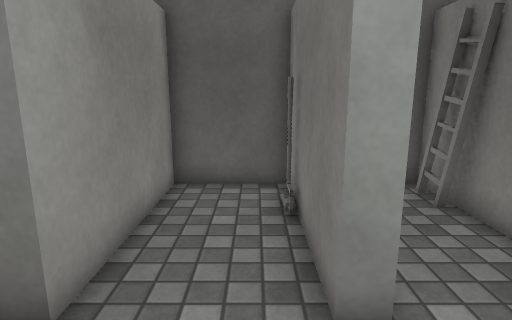
[1] (above)

16 first-person views from a walk through a 3-D level made in the Unity game engine. The camera is 1.4 m above the floor, tilts 12° down and sees 75° across. The floor is counted in squares, 0.5 m on a side. Each view is taken from the middle of a square. On the plan, view 1 faces up. The plan holds only what a view shows up to about 20 squares ahead; the rest is blank. The place goes on beyond the plan. The player character is not drawn. Surface patterns are stand-ins for the level's own textures.

[2]
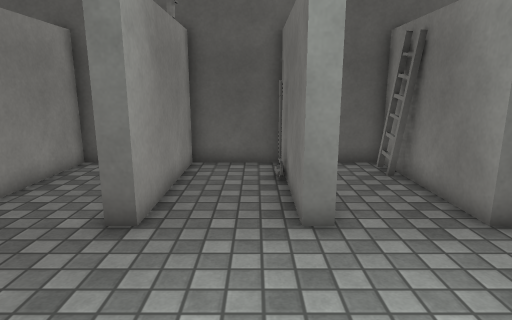

[3]
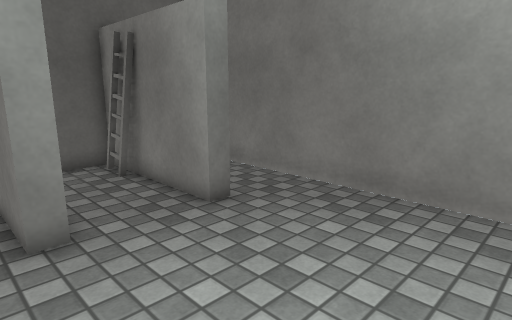

[4]
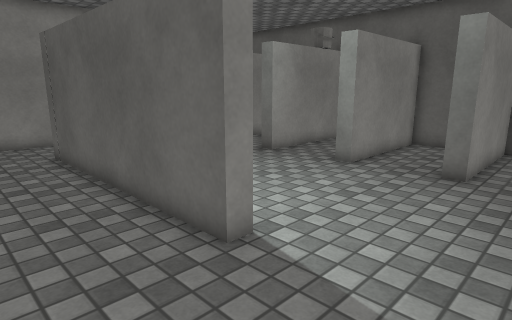

[5]
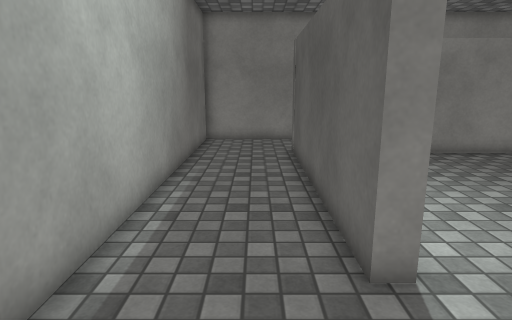

[6]
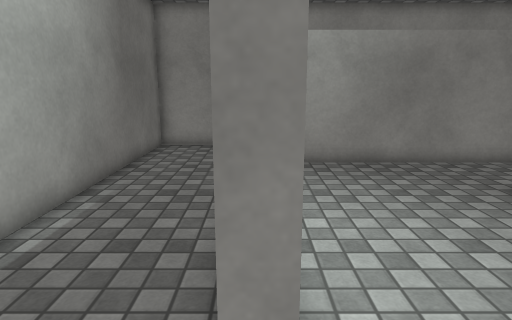

[7]
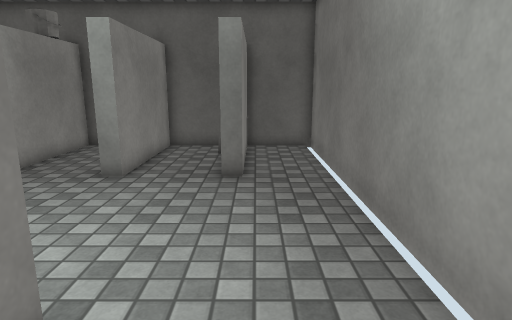

[8]
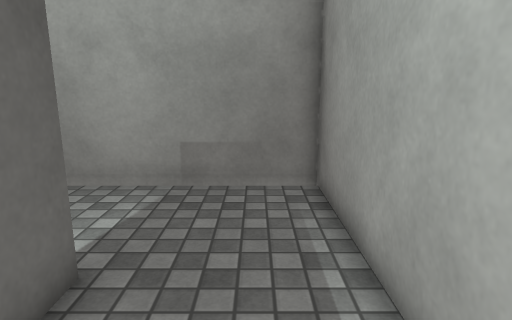

[9]
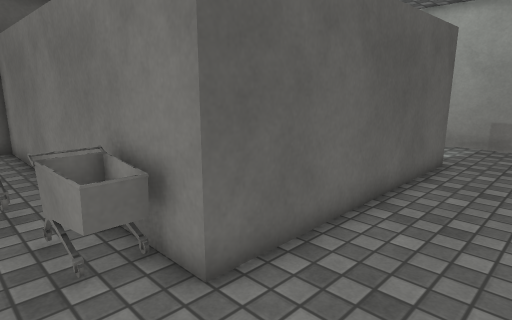

[10]
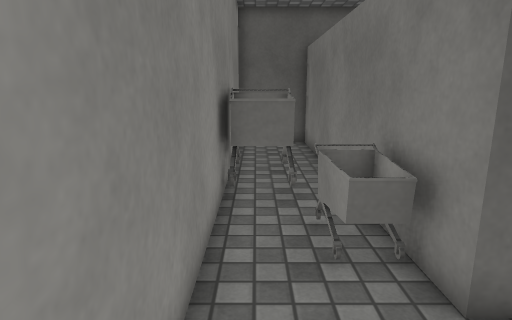

[11]
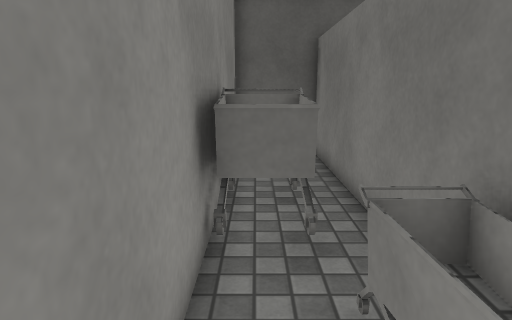

[12]
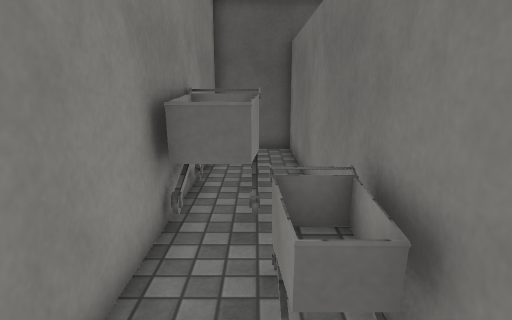

[13]
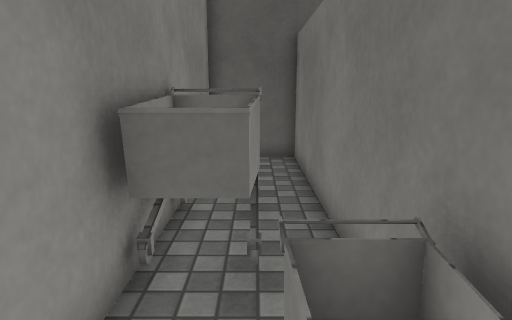

[14]
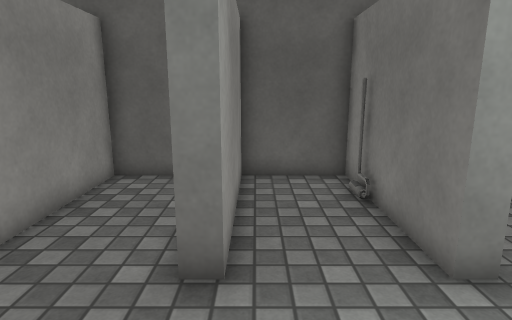

[15]
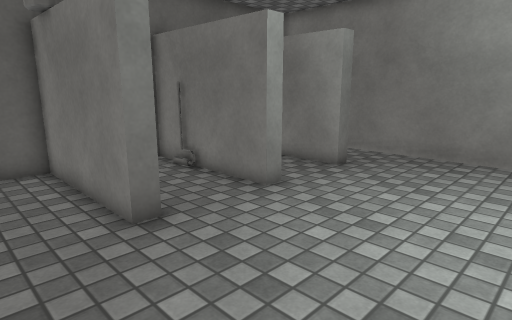

[16]
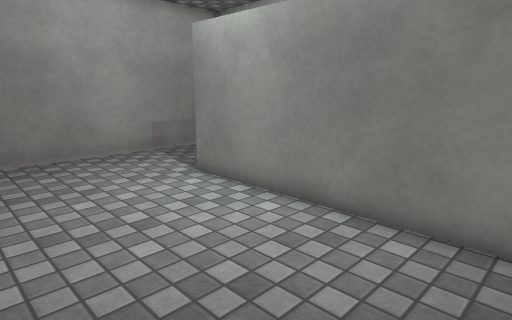

### Floor plan
Points are (right, up) in squares from view 1. A wall is a line through its corners. A room is listed if a view was taken in it or the views show most of it. See-through windows are left out.
Room 1 (views 1, 2, 3, 4, 5, 6, 7, 8, 9, 10, 11, 12, 13, 14, 15, 16)
walls: (-5.4, -3.6) (3.6, -3.6) (3.6, -4.3) (-7.4, -4.3) (-7.4, 9.7) (-10.9, 9.7) (-10.9, -8.8) (8.8, -8.8) (8.8, 9.7) (5.6, 9.7) (5.6, 3.5) (4.9, 3.5) (4.9, 9.7) (1.7, 9.7) (1.7, 3.5) (1, 3.5) (1, 9.7) (-2.5, 9.7) (-2.5, 3.5) (-3.2, 3.5) (-3.2, 9.7) (-6.7, 9.7) (-6.7, -2.1)
objects: cart (-10, 0) to (-9, 3); cart (-9, -3) to (-8, -1); other object (1, 8); ladder (4, 8) to (5, 8)

Positions as (right, up) in squares from view 1, and headings:
1: (0, 0), facing up
2: (0, -3), facing up
3: (0, -3), facing up-right
4: (8, -8), facing up-left
5: (8, -6), facing left
6: (6, -4), facing left
7: (6, -7), facing up
8: (-1, -7), facing right
9: (-10, -8), facing up-right
10: (-10, -8), facing up
11: (-10, -5), facing up
12: (-9, -6), facing up
13: (-9, -4), facing up
14: (-2, -1), facing up
15: (-6, -3), facing up-right
16: (-6, 3), facing down-right
